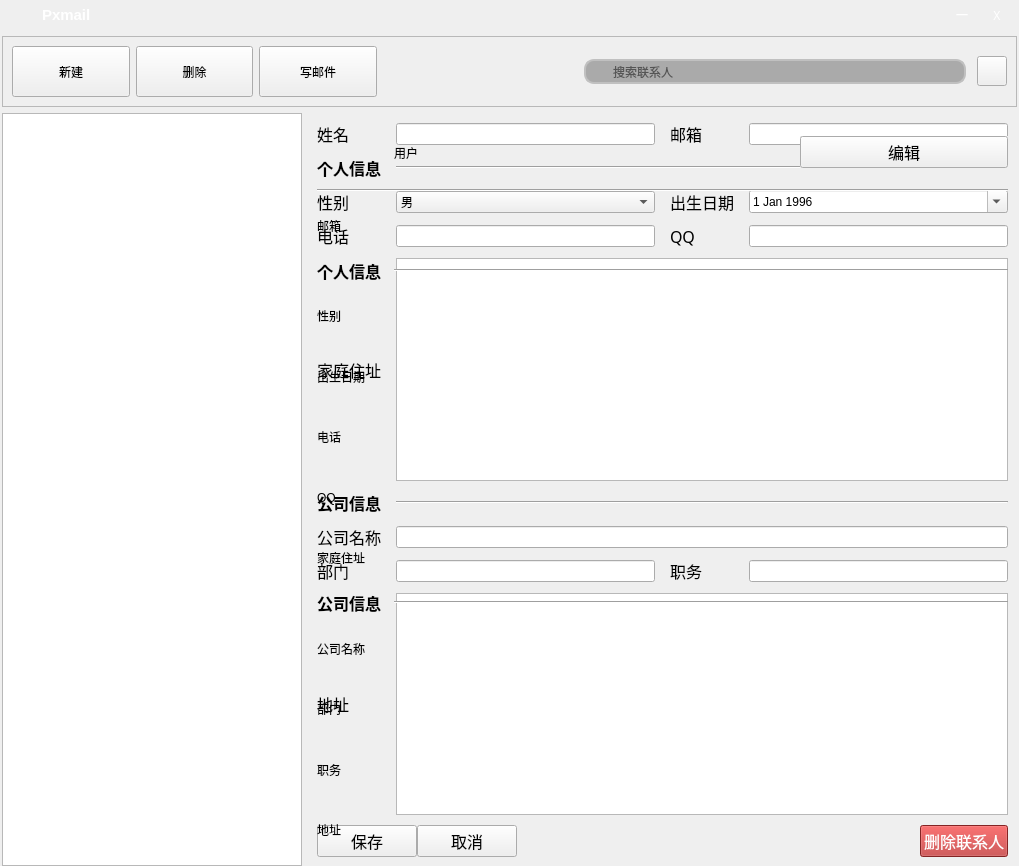
<?xml version="1.0" encoding="UTF-8"?>
<ui version="4.0">
 <class>Form</class>
 <widget class="QWidget" name="Form">
  <property name="geometry">
   <rect>
    <x>0</x>
    <y>0</y>
    <width>1019</width>
    <height>866</height>
   </rect>
  </property>
  <property name="focusPolicy">
   <enum>Qt::StrongFocus</enum>
  </property>
  <property name="contextMenuPolicy">
   <enum>Qt::ActionsContextMenu</enum>
  </property>
  <property name="windowTitle">
   <string>联系人</string>
  </property>
  <layout class="QGridLayout" name="gridLayout_3">
   <property name="leftMargin">
    <number>2</number>
   </property>
   <property name="topMargin">
    <number>0</number>
   </property>
   <property name="rightMargin">
    <number>2</number>
   </property>
   <property name="bottomMargin">
    <number>0</number>
   </property>
   <item row="0" column="0" colspan="3">
    <widget class="QWidget" name="widget_3" native="true">
     <property name="minimumSize">
      <size>
       <width>40</width>
       <height>30</height>
      </size>
     </property>
     <property name="maximumSize">
      <size>
       <width>16777215</width>
       <height>30</height>
      </size>
     </property>
     <property name="styleSheet">
      <string notr="true">/*background: rgb(68, 69, 73);*/</string>
     </property>
     <layout class="QHBoxLayout" name="horizontalLayout_10" stretch="1,5,20,1,0">
      <property name="spacing">
       <number>5</number>
      </property>
      <property name="leftMargin">
       <number>5</number>
      </property>
      <property name="topMargin">
       <number>0</number>
      </property>
      <property name="rightMargin">
       <number>5</number>
      </property>
      <property name="bottomMargin">
       <number>0</number>
      </property>
      <item>
       <widget class="QLabel" name="iconlabel">
        <property name="minimumSize">
         <size>
          <width>30</width>
          <height>30</height>
         </size>
        </property>
        <property name="maximumSize">
         <size>
          <width>30</width>
          <height>30</height>
         </size>
        </property>
        <property name="pixmap">
         <pixmap>logo.png</pixmap>
        </property>
        <property name="scaledContents">
         <bool>true</bool>
        </property>
       </widget>
      </item>
      <item>
       <widget class="QLabel" name="label_4">
        <property name="text">
         <string>&lt;html&gt;&lt;head/&gt;&lt;body&gt;&lt;p&gt;&lt;span style=&quot; font-size:11pt; font-weight:600; color:#ffffff;&quot;&gt;Pxmail&lt;/span&gt;&lt;/p&gt;&lt;/body&gt;&lt;/html&gt;</string>
        </property>
       </widget>
      </item>
      <item>
       <spacer name="horizontalSpacer_2">
        <property name="orientation">
         <enum>Qt::Horizontal</enum>
        </property>
        <property name="sizeHint" stdset="0">
         <size>
          <width>751</width>
          <height>20</height>
         </size>
        </property>
       </spacer>
      </item>
      <item>
       <widget class="QLabel" name="labelmin">
        <property name="minimumSize">
         <size>
          <width>30</width>
          <height>30</height>
         </size>
        </property>
        <property name="maximumSize">
         <size>
          <width>30</width>
          <height>30</height>
         </size>
        </property>
        <property name="font">
         <font>
          <family>微软雅黑</family>
         </font>
        </property>
        <property name="styleSheet">
         <string notr="true">QLabel{
   color:white;
	border:0px;
}
QLabel:hover{
   background-color:rgb(255,255,255,50%);
}</string>
        </property>
        <property name="text">
         <string>一</string>
        </property>
        <property name="alignment">
         <set>Qt::AlignCenter</set>
        </property>
       </widget>
      </item>
      <item>
       <widget class="QLabel" name="labelclose">
        <property name="minimumSize">
         <size>
          <width>30</width>
          <height>30</height>
         </size>
        </property>
        <property name="maximumSize">
         <size>
          <width>30</width>
          <height>30</height>
         </size>
        </property>
        <property name="font">
         <font>
          <family>微软雅黑</family>
         </font>
        </property>
        <property name="styleSheet">
         <string notr="true">QLabel{
   color:white;
   border:0px;
}
QLabel:hover{

   background-color:red;

}</string>
        </property>
        <property name="text">
         <string>X</string>
        </property>
        <property name="alignment">
         <set>Qt::AlignCenter</set>
        </property>
       </widget>
      </item>
     </layout>
    </widget>
   </item>
   <item row="1" column="0" rowspan="2" colspan="3">
    <widget class="QFrame" name="frame_2">
     <property name="frameShape">
      <enum>QFrame::StyledPanel</enum>
     </property>
     <property name="frameShadow">
      <enum>QFrame::Raised</enum>
     </property>
     <layout class="QHBoxLayout" name="horizontalLayout_3" stretch="8,4,8,0">
      <item>
       <layout class="QHBoxLayout" name="horizontalLayout_2">
        <item>
         <widget class="QPushButton" name="composeButton">
          <property name="minimumSize">
           <size>
            <width>118</width>
            <height>51</height>
           </size>
          </property>
          <property name="maximumSize">
           <size>
            <width>118</width>
            <height>51</height>
           </size>
          </property>
          <property name="focusPolicy">
           <enum>Qt::NoFocus</enum>
          </property>
          <property name="styleSheet">
           <string notr="true">/*QPushButton{

border: none;

}
QPushButton:hover{
  background-color: qconicalgradient(cx:0.5, cy:0.522909, angle:179.9, stop:0.494318 rgba(181, 225, 250, 255), stop:0.5 rgba(222, 242, 251, 255));

}
QPushButton:pressed{
  background-color: qconicalgradient(cx:0.5, cy:0.522909, angle:179.9, stop:0.494318 rgba(134, 198, 233, 255), stop:0.5 rgba(206, 234, 248, 255));
 
}
*/</string>
          </property>
          <property name="text">
           <string>新建</string>
          </property>
          <property name="icon">
           <iconset>
            <normaloff>manwindow/file.png</normaloff>manwindow/file.png</iconset>
          </property>
          <property name="iconSize">
           <size>
            <width>30</width>
            <height>30</height>
           </size>
          </property>
         </widget>
        </item>
        <item>
         <widget class="QPushButton" name="deleteButton">
          <property name="minimumSize">
           <size>
            <width>117</width>
            <height>51</height>
           </size>
          </property>
          <property name="maximumSize">
           <size>
            <width>117</width>
            <height>51</height>
           </size>
          </property>
          <property name="focusPolicy">
           <enum>Qt::NoFocus</enum>
          </property>
          <property name="styleSheet">
           <string notr="true"/>
          </property>
          <property name="text">
           <string>删除</string>
          </property>
          <property name="icon">
           <iconset>
            <normaloff>manwindow/删除.png</normaloff>manwindow/删除.png</iconset>
          </property>
          <property name="iconSize">
           <size>
            <width>30</width>
            <height>30</height>
           </size>
          </property>
         </widget>
        </item>
        <item>
         <widget class="QPushButton" name="contactlistButton">
          <property name="minimumSize">
           <size>
            <width>118</width>
            <height>51</height>
           </size>
          </property>
          <property name="maximumSize">
           <size>
            <width>118</width>
            <height>51</height>
           </size>
          </property>
          <property name="focusPolicy">
           <enum>Qt::NoFocus</enum>
          </property>
          <property name="styleSheet">
           <string notr="true"/>
          </property>
          <property name="text">
           <string>写邮件</string>
          </property>
          <property name="icon">
           <iconset>
            <normaloff>manwindow/写邮件.png</normaloff>manwindow/写邮件.png</iconset>
          </property>
          <property name="iconSize">
           <size>
            <width>30</width>
            <height>30</height>
           </size>
          </property>
         </widget>
        </item>
       </layout>
      </item>
      <item>
       <spacer name="horizontalSpacer_3">
        <property name="orientation">
         <enum>Qt::Horizontal</enum>
        </property>
        <property name="sizeHint" stdset="0">
         <size>
          <width>205</width>
          <height>20</height>
         </size>
        </property>
       </spacer>
      </item>
      <item>
       <widget class="QFrame" name="frame_3">
        <property name="frameShape">
         <enum>QFrame::NoFrame</enum>
        </property>
        <property name="frameShadow">
         <enum>QFrame::Plain</enum>
        </property>
        <property name="lineWidth">
         <number>1</number>
        </property>
        <layout class="QHBoxLayout" name="horizontalLayout_7">
         <property name="spacing">
          <number>0</number>
         </property>
         <property name="margin">
          <number>5</number>
         </property>
         <item>
          <widget class="QLabel" name="searchlabel">
           <property name="minimumSize">
            <size>
             <width>25</width>
             <height>25</height>
            </size>
           </property>
           <property name="maximumSize">
            <size>
             <width>22</width>
             <height>25</height>
            </size>
           </property>
           <property name="styleSheet">
            <string notr="true">
border:2px solid gray;
border-top-left-radius:10px;
border-bottom-left-radius:10px;
padding:2px 2px;
border-right: none; 
border-color:silver;

background-color: #AAA;
color: #000;</string>
           </property>
           <property name="text">
            <string/>
           </property>
           <property name="pixmap">
            <pixmap>search24.png</pixmap>
           </property>
          </widget>
         </item>
         <item>
          <widget class="QLineEdit" name="searchEdit">
           <property name="minimumSize">
            <size>
             <width>0</width>
             <height>25</height>
            </size>
           </property>
           <property name="sizeIncrement">
            <size>
             <width>0</width>
             <height>24</height>
            </size>
           </property>
           <property name="focusPolicy">
            <enum>Qt::ClickFocus</enum>
           </property>
           <property name="styleSheet">
            <string notr="true">border:2px solid gray;
padding:2px 2px; 
border-left: 0px;
border-right:0px;
border-color:silver;

background-color: #AAA;
    color: #000;
   /*border: 2px solid #555;*/

</string>
           </property>
           <property name="text">
            <string/>
           </property>
           <property name="placeholderText">
            <string>搜索联系人</string>
           </property>
          </widget>
         </item>
         <item>
          <widget class="QLabel" name="Xlabel">
           <property name="minimumSize">
            <size>
             <width>25</width>
             <height>25</height>
            </size>
           </property>
           <property name="maximumSize">
            <size>
             <width>25</width>
             <height>25</height>
            </size>
           </property>
           <property name="styleSheet">
            <string notr="true">
border:2px solid gray;
border-top-right-radius:10px;
border-bottom-right-radius:10px;
padding:2px 2px;
border-color:silver;
border-left:none;


background-color: #AAA;
color: #000;

</string>
           </property>
           <property name="text">
            <string/>
           </property>
           <property name="alignment">
            <set>Qt::AlignCenter</set>
           </property>
          </widget>
         </item>
        </layout>
       </widget>
      </item>
      <item>
       <widget class="QPushButton" name="toolButton">
        <property name="minimumSize">
         <size>
          <width>30</width>
          <height>30</height>
         </size>
        </property>
        <property name="maximumSize">
         <size>
          <width>30</width>
          <height>30</height>
         </size>
        </property>
        <property name="focusPolicy">
         <enum>Qt::NoFocus</enum>
        </property>
        <property name="styleSheet">
         <string notr="true">/*QPushButton {
     
        text-align:  right center;
        padding-left: 3px;
}*/
QPushButton::menu-indicator {
      /*  subcontrol-position: right center;
        subcontrol-origin: padding;
        padding-right: 3px;*/
         image: none; 
}</string>
        </property>
        <property name="icon">
         <iconset>
          <normaloff>Black/arrowBottom.png</normaloff>Black/arrowBottom.png</iconset>
        </property>
       </widget>
      </item>
     </layout>
    </widget>
   </item>
   <item row="3" column="2">
    <widget class="QWidget" name="widgetEdit" native="true">
     <property name="enabled">
      <bool>true</bool>
     </property>
     <property name="cursor">
      <cursorShape>ArrowCursor</cursorShape>
     </property>
     <property name="focusPolicy">
      <enum>Qt::NoFocus</enum>
     </property>
     <property name="acceptDrops">
      <bool>false</bool>
     </property>
     <property name="autoFillBackground">
      <bool>false</bool>
     </property>
     <layout class="QGridLayout" name="gridLayout">
      <property name="horizontalSpacing">
       <number>15</number>
      </property>
      <property name="verticalSpacing">
       <number>10</number>
      </property>
      <item row="8" column="0">
       <widget class="QLabel" name="label_13">
        <property name="font">
         <font>
          <family>黑体</family>
          <pointsize>12</pointsize>
         </font>
        </property>
        <property name="text">
         <string>地址</string>
        </property>
       </widget>
      </item>
      <item row="0" column="0">
       <widget class="QLabel" name="label_14">
        <property name="font">
         <font>
          <family>黑体</family>
          <pointsize>12</pointsize>
         </font>
        </property>
        <property name="text">
         <string>姓名</string>
        </property>
       </widget>
      </item>
      <item row="0" column="1">
       <widget class="QLineEdit" name="Editname">
        <property name="text">
         <string/>
        </property>
       </widget>
      </item>
      <item row="0" column="3">
       <widget class="QLineEdit" name="Editmail"/>
      </item>
      <item row="0" column="2">
       <widget class="QLabel" name="label_3">
        <property name="font">
         <font>
          <family>黑体</family>
          <pointsize>12</pointsize>
         </font>
        </property>
        <property name="text">
         <string>邮箱</string>
        </property>
       </widget>
      </item>
      <item row="2" column="0">
       <widget class="QLabel" name="label_2">
        <property name="font">
         <font>
          <family>黑体</family>
          <pointsize>12</pointsize>
         </font>
        </property>
        <property name="text">
         <string>性别</string>
        </property>
       </widget>
      </item>
      <item row="2" column="1">
       <widget class="QComboBox" name="comboBoxsex">
        <item>
         <property name="text">
          <string>男</string>
         </property>
        </item>
        <item>
         <property name="text">
          <string>女</string>
         </property>
        </item>
       </widget>
      </item>
      <item row="1" column="1" colspan="3">
       <widget class="Line" name="line">
        <property name="orientation">
         <enum>Qt::Horizontal</enum>
        </property>
       </widget>
      </item>
      <item row="1" column="0">
       <widget class="QLabel" name="labelPrivate">
        <property name="font">
         <font>
          <family>黑体</family>
          <pointsize>12</pointsize>
          <weight>75</weight>
          <italic>false</italic>
          <bold>true</bold>
         </font>
        </property>
        <property name="text">
         <string>个人信息</string>
        </property>
       </widget>
      </item>
      <item row="2" column="2">
       <widget class="QLabel" name="label_5">
        <property name="font">
         <font>
          <family>黑体</family>
          <pointsize>12</pointsize>
         </font>
        </property>
        <property name="text">
         <string>出生日期</string>
        </property>
       </widget>
      </item>
      <item row="3" column="1">
       <widget class="QLineEdit" name="Editphone"/>
      </item>
      <item row="2" column="3">
       <widget class="QDateEdit" name="dateEdit">
        <property name="dateTime">
         <datetime>
          <hour>0</hour>
          <minute>0</minute>
          <second>0</second>
          <year>1996</year>
          <month>1</month>
          <day>1</day>
         </datetime>
        </property>
        <property name="calendarPopup">
         <bool>true</bool>
        </property>
       </widget>
      </item>
      <item row="3" column="0">
       <widget class="QLabel" name="label_6">
        <property name="font">
         <font>
          <family>黑体</family>
          <pointsize>12</pointsize>
         </font>
        </property>
        <property name="text">
         <string>电话</string>
        </property>
       </widget>
      </item>
      <item row="3" column="2">
       <widget class="QLabel" name="label_7">
        <property name="font">
         <font>
          <family>黑体</family>
          <pointsize>12</pointsize>
         </font>
        </property>
        <property name="text">
         <string>QQ</string>
        </property>
       </widget>
      </item>
      <item row="3" column="3">
       <widget class="QLineEdit" name="Editqq"/>
      </item>
      <item row="5" column="1" colspan="3">
       <widget class="Line" name="line_2">
        <property name="orientation">
         <enum>Qt::Horizontal</enum>
        </property>
       </widget>
      </item>
      <item row="6" column="0">
       <widget class="QLabel" name="labelcom_2">
        <property name="font">
         <font>
          <family>黑体</family>
          <pointsize>12</pointsize>
         </font>
        </property>
        <property name="text">
         <string>公司名称</string>
        </property>
       </widget>
      </item>
      <item row="4" column="0">
       <widget class="QLabel" name="label_8">
        <property name="font">
         <font>
          <family>黑体</family>
          <pointsize>12</pointsize>
         </font>
        </property>
        <property name="text">
         <string>家庭住址</string>
        </property>
       </widget>
      </item>
      <item row="5" column="0">
       <widget class="QLabel" name="labelCompany">
        <property name="font">
         <font>
          <family>黑体</family>
          <pointsize>12</pointsize>
          <weight>75</weight>
          <bold>true</bold>
         </font>
        </property>
        <property name="text">
         <string>公司信息</string>
        </property>
       </widget>
      </item>
      <item row="7" column="0">
       <widget class="QLabel" name="label_11">
        <property name="font">
         <font>
          <family>黑体</family>
          <pointsize>12</pointsize>
         </font>
        </property>
        <property name="text">
         <string>部门</string>
        </property>
       </widget>
      </item>
      <item row="7" column="3">
       <widget class="QLineEdit" name="Editwork"/>
      </item>
      <item row="7" column="1">
       <widget class="QLineEdit" name="Editpart"/>
      </item>
      <item row="7" column="2">
       <widget class="QLabel" name="label_12">
        <property name="font">
         <font>
          <family>黑体</family>
          <pointsize>12</pointsize>
         </font>
        </property>
        <property name="text">
         <string>职务</string>
        </property>
       </widget>
      </item>
      <item row="4" column="1" colspan="3">
       <widget class="QTextEdit" name="Edithomeadd"/>
      </item>
      <item row="9" column="0" colspan="4">
       <layout class="QHBoxLayout" name="horizontalLayout">
        <item>
         <widget class="QPushButton" name="pushButtonsave">
          <property name="minimumSize">
           <size>
            <width>100</width>
            <height>0</height>
           </size>
          </property>
          <property name="maximumSize">
           <size>
            <width>120</width>
            <height>16777215</height>
           </size>
          </property>
          <property name="font">
           <font>
            <family>黑体</family>
            <pointsize>12</pointsize>
           </font>
          </property>
          <property name="text">
           <string>保存</string>
          </property>
         </widget>
        </item>
        <item>
         <widget class="QPushButton" name="pushButtoncancel">
          <property name="minimumSize">
           <size>
            <width>100</width>
            <height>0</height>
           </size>
          </property>
          <property name="maximumSize">
           <size>
            <width>120</width>
            <height>16777215</height>
           </size>
          </property>
          <property name="font">
           <font>
            <family>黑体</family>
            <pointsize>12</pointsize>
           </font>
          </property>
          <property name="text">
           <string>取消</string>
          </property>
         </widget>
        </item>
        <item>
         <spacer name="horizontalSpacer">
          <property name="orientation">
           <enum>Qt::Horizontal</enum>
          </property>
          <property name="sizeHint" stdset="0">
           <size>
            <width>40</width>
            <height>20</height>
           </size>
          </property>
         </spacer>
        </item>
        <item>
         <widget class="QPushButton" name="pushButtondelete">
          <property name="font">
           <font>
            <family>黑体</family>
            <pointsize>12</pointsize>
           </font>
          </property>
          <property name="styleSheet">
           <string notr="true">
   color:white;




background-color: rgb(185, 50, 50);
</string>
          </property>
          <property name="text">
           <string>删除联系人</string>
          </property>
         </widget>
        </item>
       </layout>
      </item>
      <item row="8" column="1" colspan="3">
       <widget class="QTextEdit" name="Editcomadd"/>
      </item>
      <item row="6" column="1" colspan="3">
       <widget class="QLineEdit" name="Editcom"/>
      </item>
     </layout>
    </widget>
   </item>
   <item row="3" column="1" colspan="2">
    <widget class="QWidget" name="widgetShow" native="true">
     <layout class="QGridLayout" name="gridLayout_2">
      <item row="0" column="0">
       <widget class="QLabel" name="labelimage">
        <property name="minimumSize">
         <size>
          <width>71</width>
          <height>61</height>
         </size>
        </property>
        <property name="maximumSize">
         <size>
          <width>71</width>
          <height>61</height>
         </size>
        </property>
        <property name="text">
         <string/>
        </property>
        <property name="pixmap">
         <pixmap>person.png</pixmap>
        </property>
       </widget>
      </item>
      <item row="7" column="0">
       <widget class="QLabel" name="labelqq">
        <property name="text">
         <string>QQ</string>
        </property>
       </widget>
      </item>
      <item row="2" column="0">
       <widget class="QLabel" name="labelmail">
        <property name="text">
         <string>邮箱</string>
        </property>
       </widget>
      </item>
      <item row="4" column="0">
       <widget class="QLabel" name="labelsex">
        <property name="text">
         <string>性别</string>
        </property>
       </widget>
      </item>
      <item row="3" column="0">
       <widget class="QLabel" name="labelPrivate2">
        <property name="font">
         <font>
          <family>黑体</family>
          <pointsize>12</pointsize>
          <weight>75</weight>
          <italic>false</italic>
          <bold>true</bold>
         </font>
        </property>
        <property name="text">
         <string>个人信息</string>
        </property>
       </widget>
      </item>
      <item row="8" column="0">
       <widget class="QLabel" name="labelhomeadd">
        <property name="text">
         <string>家庭住址</string>
        </property>
       </widget>
      </item>
      <item row="1" column="0" colspan="4">
       <widget class="Line" name="line_3">
        <property name="orientation">
         <enum>Qt::Horizontal</enum>
        </property>
       </widget>
      </item>
      <item row="6" column="0">
       <widget class="QLabel" name="labelphone">
        <property name="text">
         <string>电话</string>
        </property>
       </widget>
      </item>
      <item row="0" column="1" colspan="2">
       <widget class="QLabel" name="labelname">
        <property name="text">
         <string>用户</string>
        </property>
       </widget>
      </item>
      <item row="0" column="3">
       <widget class="QPushButton" name="EditButton">
        <property name="minimumSize">
         <size>
          <width>208</width>
          <height>29</height>
         </size>
        </property>
        <property name="font">
         <font>
          <family>黑体</family>
          <pointsize>12</pointsize>
         </font>
        </property>
        <property name="mouseTracking">
         <bool>false</bool>
        </property>
        <property name="layoutDirection">
         <enum>Qt::LeftToRight</enum>
        </property>
        <property name="autoFillBackground">
         <bool>true</bool>
        </property>
        <property name="text">
         <string>编辑</string>
        </property>
        <property name="autoRepeatDelay">
         <number>300</number>
        </property>
        <property name="autoDefault">
         <bool>false</bool>
        </property>
        <property name="default">
         <bool>false</bool>
        </property>
       </widget>
      </item>
      <item row="5" column="0">
       <widget class="QLabel" name="labelbirth">
        <property name="text">
         <string>出生日期</string>
        </property>
       </widget>
      </item>
      <item row="3" column="1" colspan="3">
       <widget class="Line" name="line_4">
        <property name="orientation">
         <enum>Qt::Horizontal</enum>
        </property>
       </widget>
      </item>
      <item row="2" column="1" colspan="3">
       <widget class="QLabel" name="labelmailtxt">
        <property name="text">
         <string/>
        </property>
       </widget>
      </item>
      <item row="10" column="0">
       <widget class="QLabel" name="labelcom">
        <property name="text">
         <string>公司名称</string>
        </property>
       </widget>
      </item>
      <item row="11" column="0">
       <widget class="QLabel" name="labelpart">
        <property name="text">
         <string>部门</string>
        </property>
       </widget>
      </item>
      <item row="12" column="0">
       <widget class="QLabel" name="labelwork">
        <property name="text">
         <string>职务</string>
        </property>
       </widget>
      </item>
      <item row="13" column="0">
       <widget class="QLabel" name="labelcomadd">
        <property name="text">
         <string>地址</string>
        </property>
       </widget>
      </item>
      <item row="9" column="0">
       <widget class="QLabel" name="labelCompany2">
        <property name="font">
         <font>
          <family>黑体</family>
          <pointsize>12</pointsize>
          <weight>75</weight>
          <bold>true</bold>
         </font>
        </property>
        <property name="text">
         <string>公司信息</string>
        </property>
       </widget>
      </item>
      <item row="9" column="1" colspan="3">
       <widget class="Line" name="line_5">
        <property name="orientation">
         <enum>Qt::Horizontal</enum>
        </property>
       </widget>
      </item>
      <item row="10" column="1" colspan="2">
       <widget class="QLabel" name="labelcomtxt">
        <property name="text">
         <string/>
        </property>
       </widget>
      </item>
      <item row="5" column="1" colspan="2">
       <widget class="QLabel" name="labelbrithtxt">
        <property name="text">
         <string/>
        </property>
       </widget>
      </item>
      <item row="13" column="1" colspan="2">
       <widget class="QLabel" name="labelcomaddtxt">
        <property name="text">
         <string/>
        </property>
       </widget>
      </item>
      <item row="8" column="1" colspan="2">
       <widget class="QLabel" name="labelhomeaddtxt">
        <property name="text">
         <string/>
        </property>
       </widget>
      </item>
      <item row="11" column="1" colspan="2">
       <widget class="QLabel" name="labelparttxt">
        <property name="text">
         <string/>
        </property>
       </widget>
      </item>
      <item row="6" column="1" colspan="2">
       <widget class="QLabel" name="labelphonetxt">
        <property name="text">
         <string/>
        </property>
       </widget>
      </item>
      <item row="7" column="1" colspan="2">
       <widget class="QLabel" name="labelqqtxt">
        <property name="text">
         <string/>
        </property>
       </widget>
      </item>
      <item row="4" column="1" colspan="2">
       <widget class="QLabel" name="labelsextxt">
        <property name="text">
         <string/>
        </property>
       </widget>
      </item>
      <item row="12" column="1" colspan="2">
       <widget class="QLabel" name="labelworktxt">
        <property name="text">
         <string/>
        </property>
       </widget>
      </item>
     </layout>
    </widget>
   </item>
   <item row="3" column="0">
    <widget class="QListWidget" name="listpeople">
     <property name="minimumSize">
      <size>
       <width>300</width>
       <height>0</height>
      </size>
     </property>
     <property name="maximumSize">
      <size>
       <width>300</width>
       <height>16777215</height>
      </size>
     </property>
     <property name="font">
      <font>
       <pointsize>14</pointsize>
      </font>
     </property>
    </widget>
   </item>
  </layout>
 </widget>
 <resources/>
 <connections>
  <connection>
   <sender>EditButton</sender>
   <signal>clicked()</signal>
   <receiver>widgetShow</receiver>
   <slot>hide()</slot>
   <hints>
    <hint type="sourcelabel">
     <x>1005</x>
     <y>176</y>
    </hint>
    <hint type="destinationlabel">
     <x>450</x>
     <y>285</y>
    </hint>
   </hints>
  </connection>
  <connection>
   <sender>EditButton</sender>
   <signal>clicked()</signal>
   <receiver>widgetEdit</receiver>
   <slot>show()</slot>
   <hints>
    <hint type="sourcelabel">
     <x>1005</x>
     <y>176</y>
    </hint>
    <hint type="destinationlabel">
     <x>585</x>
     <y>360</y>
    </hint>
   </hints>
  </connection>
  <connection>
   <sender>pushButtoncancel</sender>
   <signal>clicked()</signal>
   <receiver>widgetShow</receiver>
   <slot>show()</slot>
   <hints>
    <hint type="sourcelabel">
     <x>527</x>
     <y>853</y>
    </hint>
    <hint type="destinationlabel">
     <x>605</x>
     <y>390</y>
    </hint>
   </hints>
  </connection>
  <connection>
   <sender>pushButtoncancel</sender>
   <signal>clicked()</signal>
   <receiver>widgetEdit</receiver>
   <slot>hide()</slot>
   <hints>
    <hint type="sourcelabel">
     <x>527</x>
     <y>853</y>
    </hint>
    <hint type="destinationlabel">
     <x>585</x>
     <y>400</y>
    </hint>
   </hints>
  </connection>
  <connection>
   <sender>listpeople</sender>
   <signal>itemClicked(QListWidgetItem*)</signal>
   <receiver>Form</receiver>
   <slot>onPeopleSelected()</slot>
   <hints>
    <hint type="sourcelabel">
     <x>160</x>
     <y>493</y>
    </hint>
    <hint type="destinationlabel">
     <x>540</x>
     <y>432</y>
    </hint>
   </hints>
  </connection>
  <connection>
   <sender>composeButton</sender>
   <signal>clicked()</signal>
   <receiver>Form</receiver>
   <slot>onCreatperson()</slot>
   <hints>
    <hint type="sourcelabel">
     <x>96</x>
     <y>86</y>
    </hint>
    <hint type="destinationlabel">
     <x>194</x>
     <y>43</y>
    </hint>
   </hints>
  </connection>
  <connection>
   <sender>deleteButton</sender>
   <signal>clicked()</signal>
   <receiver>Form</receiver>
   <slot>onDeleteperson()</slot>
   <hints>
    <hint type="sourcelabel">
     <x>225</x>
     <y>79</y>
    </hint>
    <hint type="destinationlabel">
     <x>339</x>
     <y>45</y>
    </hint>
   </hints>
  </connection>
  <connection>
   <sender>contactlistButton</sender>
   <signal>clicked()</signal>
   <receiver>Form</receiver>
   <slot>onComposeMail()</slot>
   <hints>
    <hint type="sourcelabel">
     <x>360</x>
     <y>92</y>
    </hint>
    <hint type="destinationlabel">
     <x>480</x>
     <y>46</y>
    </hint>
   </hints>
  </connection>
  <connection>
   <sender>pushButtonsave</sender>
   <signal>clicked()</signal>
   <receiver>Form</receiver>
   <slot>onPeopleSaved()</slot>
   <hints>
    <hint type="sourcelabel">
     <x>375</x>
     <y>826</y>
    </hint>
    <hint type="destinationlabel">
     <x>316</x>
     <y>857</y>
    </hint>
   </hints>
  </connection>
  <connection>
   <sender>EditButton</sender>
   <signal>clicked()</signal>
   <receiver>Form</receiver>
   <slot>onEdit()</slot>
   <hints>
    <hint type="sourcelabel">
     <x>954</x>
     <y>173</y>
    </hint>
    <hint type="destinationlabel">
     <x>540</x>
     <y>432</y>
    </hint>
   </hints>
  </connection>
  <connection>
   <sender>pushButtondelete</sender>
   <signal>clicked()</signal>
   <receiver>Form</receiver>
   <slot>onDeleteperson()</slot>
   <hints>
    <hint type="sourcelabel">
     <x>995</x>
     <y>842</y>
    </hint>
    <hint type="destinationlabel">
     <x>540</x>
     <y>432</y>
    </hint>
   </hints>
  </connection>
 </connections>
 <slots>
  <slot>onPeopleSelected()</slot>
  <slot>onCreatperson()</slot>
  <slot>onDeleteperson()</slot>
  <slot>onComposeMail()</slot>
  <slot>onPeopleSaved()</slot>
  <slot>onEdit()</slot>
 </slots>
</ui>
